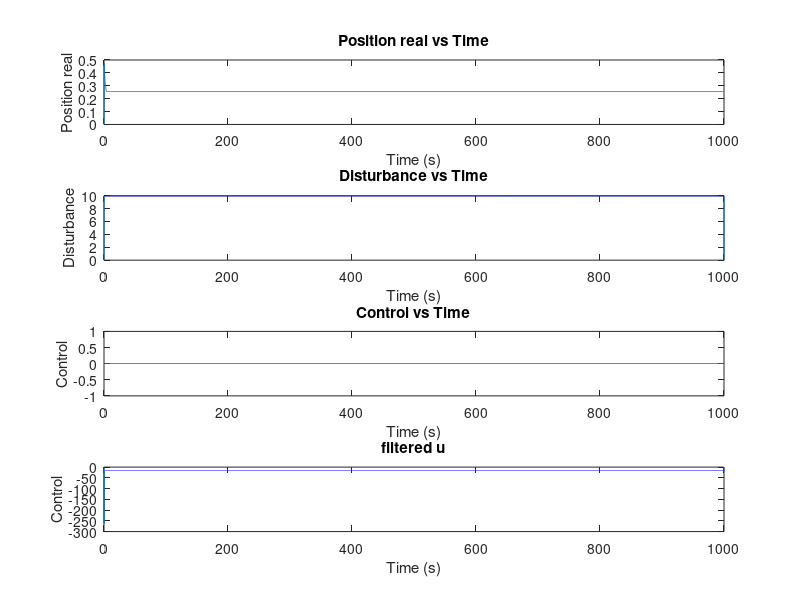

The MATLAB script that drew this image:
clear 


%%%%%%%%%%%%%%%%%%%%%%%%%%% State estimate %%%%%%%%%%%%%%%%%%%%%%%%%%%%%%%
A_estim = [0, 0, 1, 0;
     0, 0, 0, 1;
     0, 0, 0, 0;
     0, 0, 0, 0];

B_estim = [0, 0;
     0, 0;
     1, 0;
     0, 1];

Bum_estim = [1, 0;
     0, 1;
     0, 0;
     0, 0];

L = diag([1, 1, 1, 1]);

% Define the state weighting matrix Q and control weighting matrix R
Q = diag([1, 1, 1, 1]); % Adjust the values based on your requirements
R = diag([1, 1]);          % Adjust the values based on your requirements

% Calculate the LQR gain K
[K, S, e] = lqr(A_estim, B_estim, Q, R);

cutoff = 30;
%%%%%%%%%%%%%%%%%%%%%%%%%%%%%%%%%%%%%%%%%%%%%%%%%%%%%%%%%%%%%%%%%%%%%%%%%%

%%%%%%%%%%%%%%%%%%%%%%%%%%%%%%%%%%%%%%%%%%%%%%%%%%%%%%%%%%%%%%%%%%%%%%%%%%
% Simulation parameters
dt = 0.01; % Time step (seconds)
total_time = 1000; % Total simulation time (seconds)
num_steps = total_time / dt; % Number of simulation steps

% Initialize state vectors
x = zeros(4, num_steps); % State vector [position; velocity]
u = zeros(2, num_steps); % Control input vector
estim_x = zeros(4, num_steps);
virtual_state = zeros(4, num_steps);
virtual_u = zeros(2, num_steps);
um = zeros(1, num_steps);
um_dot = 0;
filtered_um = zeros(1, num_steps);

time = 0:dt:(total_time-dt); % Time vector

% Initial condition
x(:, 1) = [0; 0; 0; 0]; % Initial position and velocity
estim_x(:, 1) = [0; 0; 0; 0];


% Simulation loop (Euler method)
for k = 2:num_steps-1
    


    % L1 control input
    x_error = estim_x(:, k) - x(:,k);
    gain = -1;
    pi = (1/gain)*(exp(gain*dt)-1);
    um(k) = -exp(gain*dt)*x_error(1)/pi;
    um_dot = (um(k)-um(k-1))/dt;
    con = um_dot + 1.73*um(k);
    filtered_um(k) = filtered_um(k-1)*exp(-cutoff*dt) - con*(1-exp(-cutoff*dt));

    Am = A_estim - B_estim*K;
    estim_dx = Am*estim_x(:,k) + B_estim*[filtered_um(k);0] + Bum_estim*[um(k) ; 0] - L*(x_error);

    disturbance = [10; 0.0];
    dx = Am*x(:,k) + B_estim*[filtered_um(k);0] + Bum_estim*disturbance;

    x(:, k+1) = x(:, k) + dx * dt;
    estim_x(:, k+1) = estim_x(:, k) + estim_dx * dt;

end
%%%%%%%%%%%%%%%%%%%%%%%%%%%%%%%%%%%%%%%%%%%%%%%%%%%%%%%%%%%%%%%%%%%%%%%%%%

figure;
subplot(4,1,1);
plot(time, x(1, :));
title('Position real vs Time');
xlabel('Time (s)');
ylabel('Position real');

subplot(4,1,2);
plot(time, um);
title('Disturbance vs Time');
xlabel('Time (s)');
ylabel('Disturbance');

subplot(4,1,3);
plot(time, u);
title('Control vs Time');
xlabel('Time (s)');
ylabel('Control');


subplot(4,1,4);
plot(time, filtered_um);
title('filtered u');
xlabel('Time (s)');
ylabel('Control');
